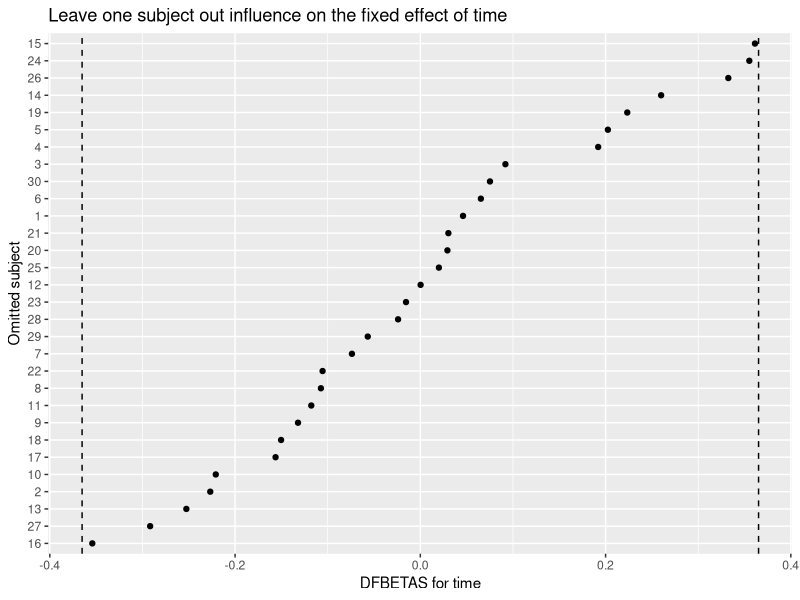
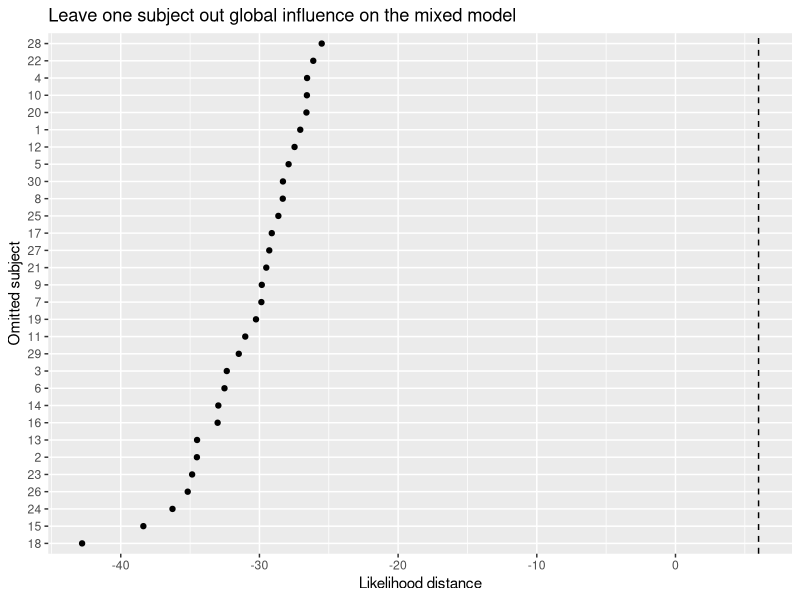
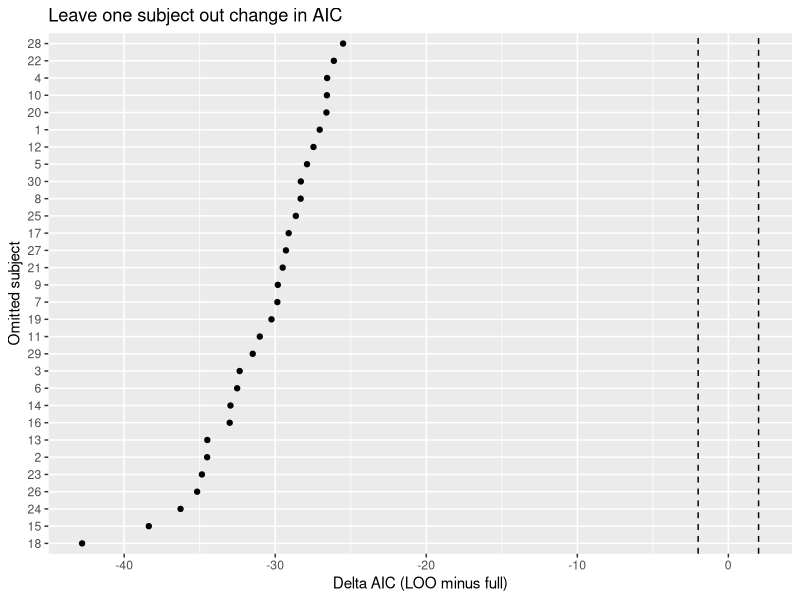
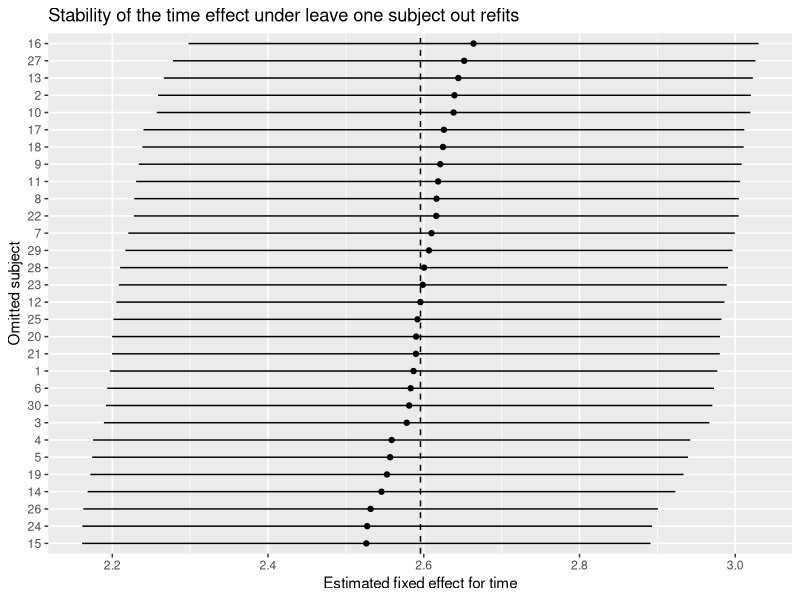

The R source for these figures, in order:
## ---- chunk 1
suppressPackageStartupMessages({
  library(dplyr)
  library(tidyr)
  library(tibble)
  library(lme4)
  library(ggplot2)
})
## ---- chunk 2
set.seed(123)

n_subjects <- 30
n_time <- 6

subject_df <- tibble(
  subject = factor(1:n_subjects),
  b0 = rnorm(n_subjects, mean = 0, sd = 6),
  b1 = rnorm(n_subjects, mean = 0, sd = 1.2)
)

df <- expand_grid(
  subject = factor(1:n_subjects),
  time = 0:(n_time - 1)
) |>
  left_join(subject_df, by = "subject") |>
  mutate(
    y = 20 + 2.5 * time + b0 + b1 * time + rnorm(n(), mean = 0, sd = 2)
  )

glimpse(df)
## ---- chunk 3
fit_full <- lmer(
  y ~ time + (time | subject),
  data = df,
  REML = FALSE
)

summary(fit_full)
## ---- chunk 4
term_of_interest <- "time"
ids <- unique(df$subject)

beta_full   <- fixef(fit_full)[term_of_interest]
se_full     <- sqrt(diag(vcov(fit_full)))[term_of_interest]
logLik_full <- as.numeric(logLik(fit_full))
AIC_full    <- AIC(fit_full)

loo_results <- lapply(ids, function(id) {
  df_sub <- df |> filter(subject != id)

  fit_loo <- lmer(
    y ~ time + (time | subject),
    data = df_sub,
    REML = FALSE
  )

  beta_loo   <- fixef(fit_loo)[term_of_interest]
  se_loo     <- sqrt(diag(vcov(fit_loo)))[term_of_interest]
  logLik_loo <- as.numeric(logLik(fit_loo))
  AIC_loo    <- AIC(fit_loo)

  tibble(
    subject = as.character(id),
    n_rows_removed = sum(df$subject == id),
    beta_full = beta_full,
    beta_loo = beta_loo,
    se_full = se_full,
    se_loo = se_loo,
    ci_low_loo = beta_loo - 1.96 * se_loo,
    ci_high_loo = beta_loo + 1.96 * se_loo,
    delta_beta = beta_full - beta_loo,
    pct_change_beta = 100 * (beta_loo - beta_full) / beta_full,
    dfbetas_time = (beta_full - beta_loo) / se_full,
    delta_logLik = logLik_full - logLik_loo,
    likelihood_distance = 2 * (logLik_full - logLik_loo),
    AIC_full = AIC_full,
    AIC_loo = AIC_loo,
    delta_AIC = AIC_loo - AIC_full
  )
}) |>
  bind_rows()

loo_results
## ---- chunk 5
dfbetas_threshold <- 2 / sqrt(length(ids))

n_fixed <- length(fixef(fit_full))
likelihood_threshold <- qchisq(0.95, df = n_fixed)

aic_threshold <- -2

thresholds <- tibble(
  metric = c("DFBETAS", "Likelihood distance", "Delta AIC"),
  threshold = c(dfbetas_threshold, likelihood_threshold, aic_threshold),
  interpretation = c(
    "Absolute DFBETAS above threshold suggests influence on the fixed effect of time",
    "Values above threshold suggest influential subjects globally",
    "Values below threshold suggest that removing the subject improves AIC materially"
  )
)

thresholds
## ---- chunk 6
loo_results <- loo_results |>
  mutate(
    flag_dfbetas = abs(dfbetas_time) > dfbetas_threshold,
    flag_likelihood = likelihood_distance > likelihood_threshold,
    flag_aic = delta_AIC < aic_threshold,
    n_flags = flag_dfbetas + flag_likelihood + flag_aic
  ) |>
  arrange(desc(n_flags), desc(abs(dfbetas_time)))

loo_results
## ---- chunk 7
problematic_ids <- loo_results |>
  filter(n_flags > 0) |>
  select(
    subject,
    beta_loo,
    ci_low_loo,
    ci_high_loo,
    delta_beta,
    pct_change_beta,
    dfbetas_time,
    delta_logLik,
    likelihood_distance,
    delta_AIC,
    flag_dfbetas,
    flag_likelihood,
    flag_aic,
    n_flags
  ) |>
  arrange(desc(n_flags), desc(abs(dfbetas_time)))

problematic_ids
## ---- chunk 8
summary_tab <- loo_results |>
  summarise(
    full_beta_time = first(beta_full),
    min_beta_loo = min(beta_loo),
    max_beta_loo = max(beta_loo),
    max_abs_pct_change = max(abs(pct_change_beta)),
    max_abs_dfbetas = max(abs(dfbetas_time)),
    max_likelihood_distance = max(likelihood_distance),
    min_delta_AIC = min(delta_AIC),
    n_flagged_dfbetas = sum(flag_dfbetas),
    n_flagged_likelihood = sum(flag_likelihood),
    n_flagged_aic = sum(flag_aic),
    n_flagged_any = sum(n_flags > 0)
  )

summary_tab
## ---- chunk 9
ggplot(loo_results, aes(x = reorder(subject, dfbetas_time), y = dfbetas_time)) +
  geom_point() +
  geom_hline(yintercept = c(-dfbetas_threshold, dfbetas_threshold), linetype = 2) +
  coord_flip() +
  labs(
    x = "Omitted subject",
    y = "DFBETAS for time",
    title = "Leave one subject out influence on the fixed effect of time"
  )
## ---- chunk 10
ggplot(loo_results, aes(x = reorder(subject, likelihood_distance), y = likelihood_distance)) +
  geom_point() +
  geom_hline(yintercept = likelihood_threshold, linetype = 2) +
  coord_flip() +
  labs(
    x = "Omitted subject",
    y = "Likelihood distance",
    title = "Leave one subject out global influence on the mixed model"
  )
## ---- chunk 11
ggplot(loo_results, aes(x = reorder(subject, delta_AIC), y = delta_AIC)) +
  geom_point() +
  geom_hline(yintercept = c(-2, 2), linetype = 2) +
  coord_flip() +
  labs(
    x = "Omitted subject",
    y = "Delta AIC (LOO minus full)",
    title = "Leave one subject out change in AIC"
  )
## ---- chunk 12
ggplot(loo_results, aes(x = reorder(subject, beta_loo), y = beta_loo)) +
  geom_point() +
  geom_errorbar(aes(ymin = ci_low_loo, ymax = ci_high_loo), width = 0) +
  geom_hline(yintercept = beta_full, linetype = 2) +
  coord_flip() +
  labs(
    x = "Omitted subject",
    y = "Estimated fixed effect for time",
    title = "Stability of the time effect under leave one subject out refits"
  )
